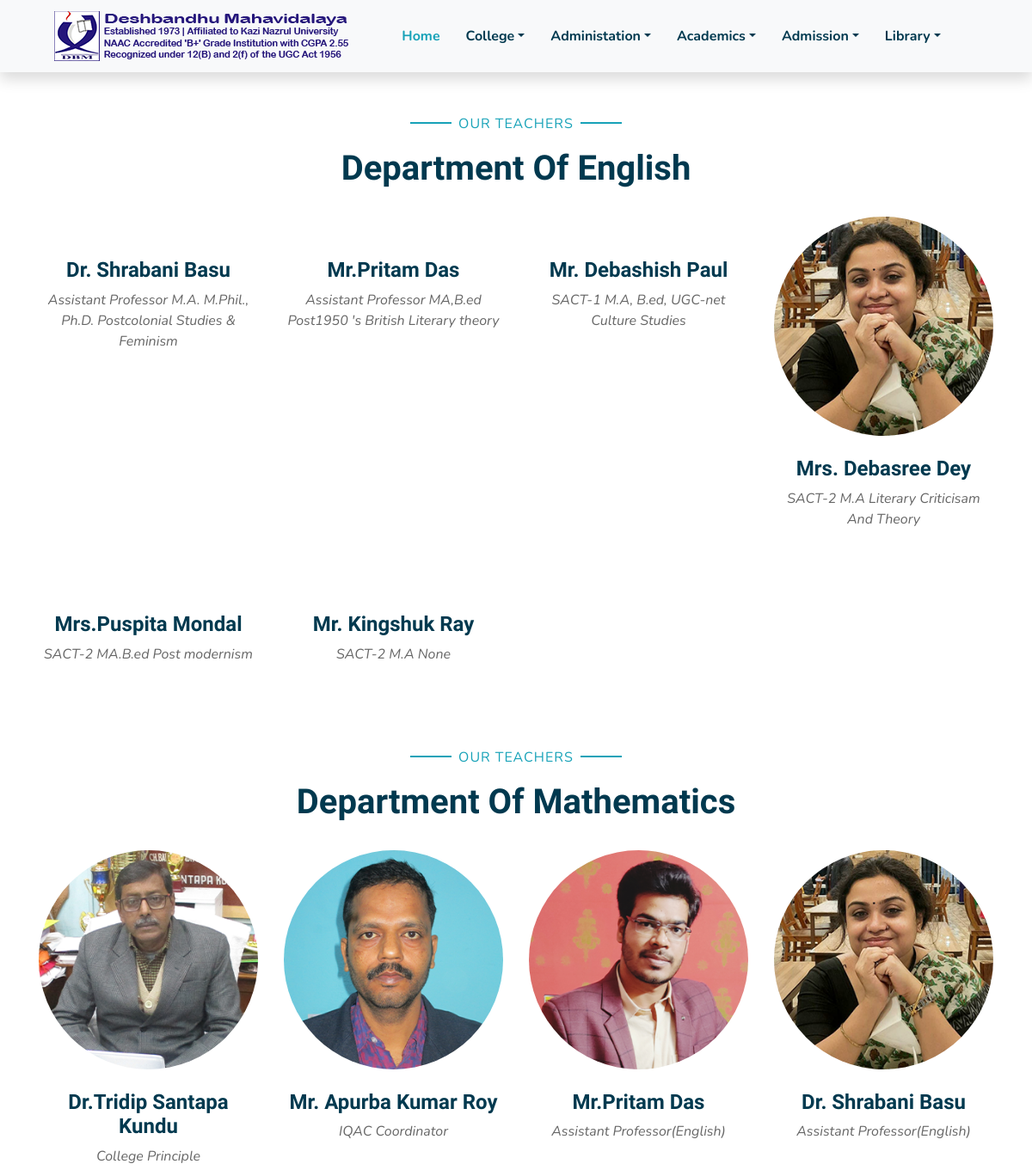
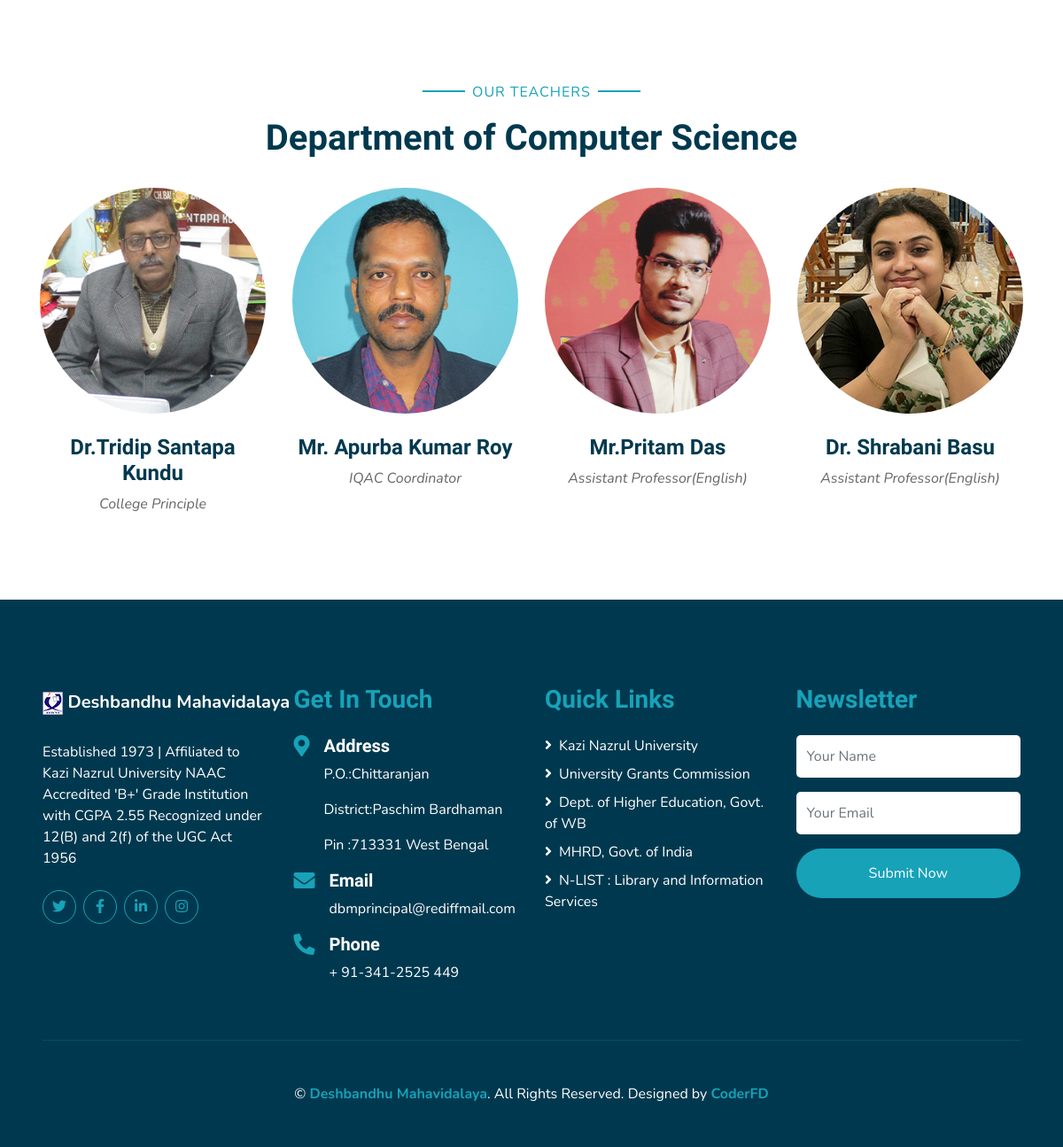
/Faculty/, run on the app's committed database (2 pictures, top to bottom).
### public/models.py (models this page shows, shortened)
class FacultyMembers(models.Model):
    name = models.CharField(max_length=30,null=True)
    desgination   = models.CharField(max_length=50,null=True,blank=True)
    img      = models.ImageField(upload_to="media/pics/faculty",null=True,blank=True)
    department    = models.CharField(max_length=100,null=True,blank=True)
    specialization = models.CharField(max_length=100,null=True,blank=True)
    qualification  = models.CharField(max_length=100,null=True,blank=True)

### public/views.py (the view)
# urls.py: path('Faculty/',all.fac, name="fac"),
    def fac(self,request):
        fac = FacultyMembers.objects.filter(department="English")
        self.context["english"] = fac
        return render(request,"faculty.html",self.context)

### templates/faculty.html (shortened to what this page needs)
<!DOCTYPE html>
{%load static%}
<html lang="en">
<head>
   <link href="https://cdnjs.cloudflare.com/ajax/libs/font-awesome/5.10.0/css/all.min.css" rel="stylesheet">
   <link href="{%static 'lib/flaticon/font/flaticon.css'%}" rel="stylesheet">
   <link href="{%static 'lib/owlcarousel/assets/owl.carousel.min.css'%}" rel="stylesheet">
   <link href="{%static 'lib/lightbox/css/lightbox.min.css'%}" rel="stylesheet">
   <link href="{%static 'css/style.css'%}" rel="stylesheet">
</head>
<body>
   <div class="container-fluid bg-light position-relative shadow">
       <nav class="navbar navbar-expand-lg bg-light navbar-light py-3 py-lg-0 px-0 px-lg-5">
           <a href="" class="navbar-brand font-weight-bold text-secondary" style="font-size:22px;">
               <img src="{%static 'img/Images/header/logo.png'%}">
           </a>
           <div class="collapse navbar-collapse justify-content-between" id="navbarCollapse">
               <div class="navbar-nav font-weight-bold mx-auto py-0">
                   <a href="index.html" class="nav-item nav-link active">Home</a>
                   <div class="nav-item dropdown">
                       <a href="#" class="nav-link dropdown-toggle" data-toggle="dropdown">College</a>
                   </div>
                   <div class="nav-item dropdown">
                       <a href="#" class="nav-link dropdown-toggle" data-toggle="dropdown">Administation</a>
                   </div>
                   <div class="nav-item dropdown">
                       <a href="#" class="nav-link dropdown-toggle" data-toggle="dropdown">Academics</a>
                   </div>
                   <div class="nav-item dropdown">
                       <a href="#" class="nav-link dropdown-toggle" data-toggle="dropdown">Admission</a>
                   </div>
                   <div class="nav-item dropdown">
                       <a href="#" class="nav-link dropdown-toggle" data-toggle="dropdown">Library</a>
                   </div>
               </div>
           </div>
       </nav>
   </div>
     <div class="container-fluid pt-5">
        <div class="container">
            <div class="text-center pb-2">
                <p class="section-title px-5"><span class="px-2">Our Teachers</span></p>
                <h1 class="mb-4">Department Of English</h1>
            </div>
            <div class="row">
                {%for i in english%}
                <div class="col-md-6 col-lg-3 text-center team mb-5">
                    <div class="position-relative overflow-hidden mb-4" style="border-radius: 100%;">
                        <img class="img-fluid w-100" src="{{i.img.url}}" alt="" >
                    </div>
                    <h4>{{i.name}}</h4>
                    <i>{{i.desgination}}</i>
                    <i>{{i.qualification}}</i>
                    <i>{{i.specialization}}</i>
                </div>
                {%endfor%}
            </div>
        </div>
    </div>
    <div class="container-fluid pt-5">
        <div class="container">
            <div class="text-center pb-2">
                <p class="section-title px-5"><span class="px-2">Our Teachers</span></p>
                <h1 class="mb-4">Department Of Mathematics</h1>
            </div>
            <div class="row">
                <div class="col-md-6 col-lg-3 text-center team mb-5">
                    <div class="position-relative overflow-hidden mb-4" style="border-radius: 100%;">
                        <img class="img-fluid w-100" src="{%static 'img/team-1.jpg.png'%}" alt="" >
                    </div>
                    <h4>Dr.Tridip Santapa Kundu</h4>
                    <i>College Principle</i>
                </div>
                <div class="col-md-6 col-lg-3 text-center team mb-5">
                    <div class="position-relative overflow-hidden mb-4" style="border-radius: 100%;">
                        <img class="img-fluid w-100" src="{%static 'img/team-2.jpg.png'%}" alt="" >
                    </div>
                    <h4>Mr. Apurba Kumar Roy</h4>
                    <i>IQAC Coordinator</i>
                </div>
                <div class="col-md-6 col-lg-3 text-center team mb-5">
                    <div class="position-relative overflow-hidden mb-4" style="border-radius: 100%;">
                        <img class="img-fluid w-100" src="{%static 'img/team-3.jpg.png'%}" alt="" >
                    </div>
                    <h4>Mr.Pritam Das</h4>
                    <i>Assistant Professor(English)</i>
                </div>
                <div class="col-md-6 col-lg-3 text-center team mb-5">
                    <div class="position-relative overflow-hidden mb-4" style="border-radius: 100%;">
                        <img class="img-fluid w-100" src="{%static 'img/team-4.jpg.png'%}" alt="" >
                    </div>
                    <h4>Dr. Shrabani Basu</h4>
                    <i>Assistant Professor(English)</i>
                </div>
            </div>
        </div>
    </div>
    <div class="container-fluid pt-5">
        <div class="container">
            <div class="text-center pb-2">
                <p class="section-title px-5"><span class="px-2">Our Teachers</span></p>
                <h1 class="mb-4">Department of Computer Science</h1>
            </div>
            <div class="row">
                <div class="col-md-6 col-lg-3 text-center team mb-5">
                    <div class="position-relative overflow-hidden mb-4" style="border-radius: 100%;">
                        <img class="img-fluid w-100" src="{%static 'img/team-1.jpg.png'%}" alt="" >
                    </div>
                    <h4>Dr.Tridip Santapa Kundu</h4>
                    <i>College Principle</i>
                </div>
                <div class="col-md-6 col-lg-3 text-center team mb-5">
                    <div class="position-relative overflow-hidden mb-4" style="border-radius: 100%;">
                        <img class="img-fluid w-100" src="{%static 'img/team-2.jpg.png'%}" alt="" >
                    </div>
                    <h4>Mr. Apurba Kumar Roy</h4>
                    <i>IQAC Coordinator</i>
                </div>
                <div class="col-md-6 col-lg-3 text-center team mb-5">
                    <div class="position-relative overflow-hidden mb-4" style="border-radius: 100%;">
                        <img class="img-fluid w-100" src="{%static 'img/team-3.jpg.png'%}" alt="" >
                    </div>
                    <h4>Mr.Pritam Das</h4>
                    <i>Assistant Professor(English)</i>
                </div>
                <div class="col-md-6 col-lg-3 text-center team mb-5">
                    <div class="position-relative overflow-hidden mb-4" style="border-radius: 100%;">
                        <img class="img-fluid w-100" src="{%static 'img/team-4.jpg.png'%}" alt="" >
                    </div>
                    <h4>Dr. Shrabani Basu</h4>
                    <i>Assistant Professor(English)</i>
                </div>
            </div>
        </div>
    </div>
     <div class="container-fluid bg-secondary text-white mt-5 py-5 px-sm-3 px-md-5">
        <div class="row pt-5">
            <div class="col-lg-3 col-md-6 mb-5">
                <a href="" class="navbar-brand font-weight-bold text-primary m-0 mb-4 p-0" style="font-size: 20px; line-height: 40px;">
                    <img src="{%static 'img/Images/header/111.png'%}">
                    <span class="text-white">Deshbandhu Mahavidalaya</span>
                </a>
                <p>Established 1973 | Affiliated to Kazi Nazrul University
                    NAAC Accredited 'B+' Grade Institution with CGPA 2.55
                    Recognized under 12(B) and 2(f) of the UGC Act 1956</p>
                <div class="d-flex justify-content-start mt-4">
                    <a class="btn btn-outline-primary rounded-circle text-center mr-2 px-0"
                        style="width: 38px; height: 38px;" href="#"><i class="fab fa-twitter"></i></a>
                    <a class="btn btn-outline-primary rounded-circle text-center mr-2 px-0"
                        style="width: 38px; height: 38px;" href="#"><i class="fab fa-facebook-f"></i></a>
                    <a class="btn btn-outline-primary rounded-circle text-center mr-2 px-0"
                        style="width: 38px; height: 38px;" href="#"><i class="fab fa-linkedin-in"></i></a>
                    <a class="btn btn-outline-primary rounded-circle text-center mr-2 px-0"
                        style="width: 38px; height: 38px;" href="#"><i class="fab fa-instagram"></i></a>
                </div>
            </div>
            <div class="col-lg-3 col-md-6 mb-5">
                <h3 class="text-primary mb-4">Get In Touch</h3>
                <div class="d-flex">
                    <h4 class="fa fa-map-marker-alt text-primary"></h4>
                    <div class="pl-3">
                        <h5 class="text-white">Address</h5>
                        <p>P.O.:Chittaranjan</p>
                       <p> District:Paschim Bardhaman</p>
                       <p>Pin :713331 West Bengal</p>
                    </div>
                </div>
                <div class="d-flex">
                    <h4 class="fa fa-envelope text-primary"></h4>
                    <div class="pl-3">
                        <h5 class="text-white">Email</h5>
                        <p>dbmprincipal@rediffmail.com</p>
                    </div>
                </div>
                <div class="d-flex">
                    <h4 class="fa fa-phone-alt text-primary"></h4>
                    <div class="pl-3">
                        <h5 class="text-white">Phone</h5>
                        <p>+ 91-341-2525 449</p>
                    </div>
                </div>
            </div>
            <div class="col-lg-3 col-md-6 mb-5">
                <h3 class="text-primary mb-4">Quick Links</h3>
                <div class="d-flex flex-column justify-content-start">
                    <a class="text-white mb-2" href="http://www.knu.ac.in/"><i class="fa fa-angle-right mr-2"></i>Kazi Nazrul University</a>
                    <a class="text-white mb-2" href="https://www.ugc.ac.in/"><i class="fa fa-angle-right mr-2"></i>University Grants Commission</a>
                    <a class="text-white mb-2" href="https://banglaruchchashiksha.wb.gov.in/"><i class="fa fa-angle-right mr-2"></i>Dept. of Higher Education, Govt. of WB</a>
                    <a class="text-white mb-2" href="https://www.education.gov.in/en"><i class="fa fa-angle-right mr-2"></i>MHRD, Govt. of India</a>
                    <a class="text-white mb-2" href="https://nlist.inflibnet.ac.in/"><i class="fa fa-angle-right mr-2"></i>N-LIST : Library and Information Services</a>
                </div>
            </div>
            <div class="col-lg-3 col-md-6 mb-5">
                <h3 class="text-primary mb-4">Newsletter</h3>
                <form action="">
                    <div class="form-group">
                        <input type="text" class="form-control border-0 py-4" placeholder="Your Name" required="required" />
                    </div>
                    <div class="form-group">
                        <input type="email" class="form-control border-0 py-4" placeholder="Your Email"
                            required="required" />
                    </div>
                    <div>
                        <button class="btn btn-primary btn-block border-0 py-3" type="submit">Submit Now</button>
                    </div>
                </form>
            </div>
        </div>
        <div class="container-fluid pt-5" style="border-top: 1px solid rgba(23, 162, 184, .2);;">
            <p class="m-0 text-center text-white">
                &copy; <a class="text-primary font-weight-bold" href="#">Deshbandhu Mahavidalaya</a>. All Rights Reserved. Designed
                by
                <a class="text-primary font-weight-bold" href="https://htmlcodex.com">CoderFD</a>
            </p>
        </div>
    </div>
</body>
</html>

### data on the page
FacultyMembers: name "Dr. Shrabani Basu", desgination "Assistant Professor", qualification "M.A. M.Phil., Ph.D.", specialization "Postcolonial Studies & Feminism"
FacultyMembers: name "Mr.Pritam Das", desgination "Assistant Professor", qualification "MA,B.ed", specialization "Post1950 's British Literary theory"
FacultyMembers: name "Mr. Debashish Paul", desgination "SACT-1", qualification "M.A, B.ed, UGC-net", specialization "Culture Studies"
FacultyMembers: img (picture), name "Mrs. Debasree Dey", desgination "SACT-2", qualification "M.A", specialization "Literary Criticisam And Theory"
FacultyMembers: name "Mrs.Puspita Mondal", desgination "SACT-2", qualification "MA.B.ed", specialization "Post modernism"
FacultyMembers: name "Mr. Kingshuk Ray", desgination "SACT-2", qualification "M.A", specialization "None"
